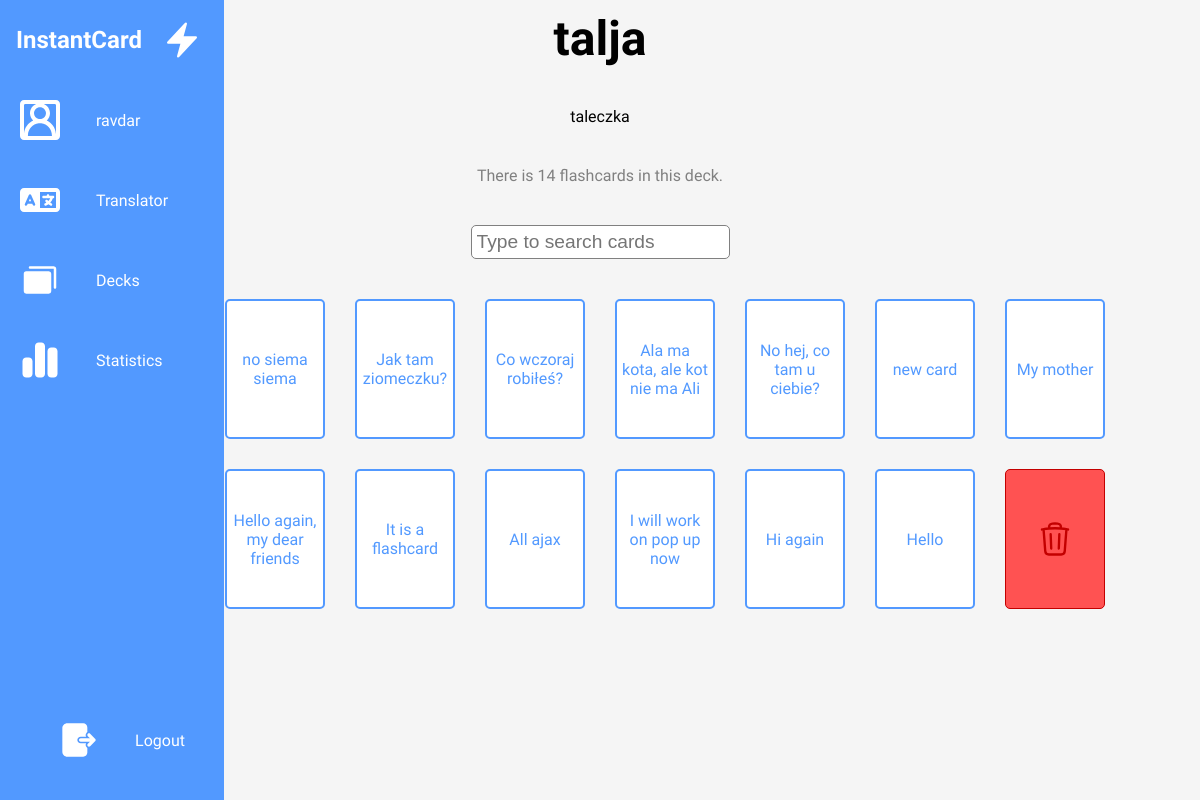
Screenshot of /deck_details/?deck_name=talja (signed in) with the database file from the repository.
### mainapp/models.py (models this page shows, shortened)
class Deck(models.Model):
    name = models.CharField(max_length=140)
    user = models.ForeignKey(User,related_name="decks",on_delete=models.CASCADE)
    description = models.CharField(max_length=300, blank=True, null=True)

class Flashcard(models.Model):
    front = models.CharField(max_length=500)
    back = models.CharField(max_length=500)
    user = models.ForeignKey(User, on_delete=models.CASCADE, related_name="flashcards")
    deck = models.ForeignKey(Deck, related_name="flashcards",on_delete=models.CASCADE)
    from_language = models.ForeignKey(Language, related_name="flashcard_from_language", on_delete=models.PROTECT, blank=True, null=True, default=None)
    to_language = models.ForeignKey(Language, related_name="flashcard_to_language", on_delete=models.PROTECT, blank=True, null=True, default=None)
    winning_streak = models.IntegerField(default=0)
    easiness_factor = models.FloatField(default=2.5)
    interval = models.IntegerField(default=0)
    next_review = models.DateField(default=timezone.now().date())
    last_review = models.DateField(blank=True, null=True, default=None)
    number_of_reviews = models.IntegerField(default=0)
    number_of_agains = models.IntegerField(default=0)
    number_of_hard = models.IntegerField(default=0)
    number_of_good = models.IntegerField(default=0)
    number_of_easy = models.IntegerField(default=0)
    total_time = models.FloatField(default=0) # In seconds

### mainapp/views.py (the view, shortened to what this page needs)
# urls.py: urlpatterns = [path("", views.landing_page, name="landing_page"),path("translator/", views.translator, name="translator"), path("review/", views.review, name="review"), path("users/<str:user_username>
@login_required
def deck_details(request):
    user = request.user
    if request.method == "POST":
        deck_id = request.POST.get("deck_id")
        deck = get_object_or_404(Deck, pk=deck_id)
        deck.delete()
        url = reverse("mainapp:user_profile", kwargs={"user_username": request.user.username})
        return redirect(url)
    else:
        deck_name = request.GET.get("deck_name")
    deck = get_object_or_404(Deck,user=user,name=deck_name)
    return render(request, "mainapp/deck_details.html", {"deck":deck})

### mainapp/templates/mainapp/deck_details.html (shortened to what this page needs)
{% extends "mainapp/user_profile.html" %}
{% load static %}
{% block content %}
<main class="decks-main center">
    <h1 id="deck-name">{{deck.name}}</h1>
    {% if deck.description %}
    <p>{{deck.description}}</p>{% endif %}
    <p class="subtext">There is {{deck.flashcards.all.count}} flashcards in this deck.</p>
    <form id="card-searchbar">
        <input type="text" id="cards-searchbar" placeholder="Type to search cards">
    </form>
    <div class="cards-container">
        <a href="{% url 'mainapp:translator' %}?requested_from=deck_details&deck_name={{ deck.name }}"><button
                id="add-card-button" class="card center">+</button></a>
        {% for card in deck.flashcards.all %}
        <a href="{% url 'mainapp:edit_flashcard' %}?card_id={{ card.id }}" class="card center">{{card.front}}</a>
        {% endfor %}
        <div class="tooltip"> <button class="delete-button card center" type="button"> </button>
        </div>
    </div>
</main>
{% endblock content %}

### mainapp/templates/mainapp/user_profile.html (shortened to what this page needs)
{% load static %}
<!DOCTYPE html>
<html lang="en">
<head>
    <link rel="stylesheet" href="{% static 'styles.css' %}">
</head>
<body>
    <nav class="navbar">
        <ul>
            <li class="logo">
                <a href="#" class="nav-link1">
                    <h2 class="link-text logo-text">InstantCard</h2>
                    <svg xmlns="http://www.w3.org/2000/svg" width="42px"
                    height="42px" fill="currentColor" viewBox="0 0 24 24" stroke-width="1.5" stroke="currentColor" class="w-6 h-6">
      <path stroke-linecap="round" stroke-linejoin="round" d="m3.75 13.5 10.5-11.25L12 10.5h8.25L9.75 21.75 12 13.5H3.75Z" />
    </svg>
                </a>
            </li>
            <li class="nav-item">
                <a href="{% url 'mainapp:user_profile' user.username %}" class="nav-link">
                    <span class="link-text">{{user.username}}</span>
                </a>
            </li>
            <li class="nav-item">
                <a href="{% url 'mainapp:translator' %}" class="nav-link">
                    <span class="link-text">Translator</span>
                </a>
            </li>
            <li class="nav-item">
                <a href="{% url 'mainapp:decks' %}" class="nav-link">
                    <span class="link-text">Decks</span>
                </a>
            </li>
            <li class="nav-item">
                <a href="{% url 'mainapp:hello_visitor' %}" class="nav-link">
                    <span class="link-text">Statistics</span>
                </a>
            </li>
            <li class="nav-item center" id="themeButton">
                <a href="{% url 'users:logout' %}" class="nav-link1">
                    <span class="link-text">Logout</span>
                </a>
            </li>
        </ul>
    </nav>
    {% block content %}{% endblock content %}
</body>
</html>

### mainapp/static/styles.css (style rules this page uses)
:root { --MAIN-BLUE: #5299ff; --LIGHT-BLUE: #8fbeff; --MAIN-RED: #ff5252; --SECOND-RED: #c30000; --MAIN-GREEN: #3ad949; --LIGHTER-BLACK: #575757; --DECK-BLUE: #A3F6FE; --DECK-BLUE-2: #A3CAFE; --DECK-RED: #FEA3A3; --DECK-YELLOW: #FEE5A3; --DECK-YELLOW-2: #FEFBA3; --DECK-GREEN: #1a9f17; --DECK-GREEN-2: #A3FEA3; --DECK-ORANGE: #FEC7A3; --DECK-PURPLE: #BAA3FE; --DECK-PINK: #D7A3FE; --DECK-PINK-2: #FDA3FE; --DECK-AQUA: #A3FEDD; --MAIN-FONT: Gabarito; --PAGE-WIDTH: 1400px; }
* { margin: 0; padding: 0; box-sizing: border-box; }
html { scroll-behavior: smooth; }
body { background-color: whitesmoke; justify-content: space-between; flex-direction: column; min-height: 100vh; display: flex; align-items: center; font-family: var(--MAIN-FONT); }
main { flex-direction: column; }
.center { display: flex; justify-content: center; align-items: center; text-align: center; }
.subtext { color: grey; }
a { text-decoration: none; color: black; transition: all 0.1s ease; }
button { background-color: transparent; border: none; cursor: pointer; font-family: var(--MAIN-FONT); }
h1 { font-family: var(--MAIN-FONT); font-size: 3rem; }
main { flex-direction: column; min-width: 100%; }
.navbar { width: 100vw; height: 5rem; position: fixed; bottom: 0; left: 0; background-color: var(--MAIN-BLUE); z-index: 3; transition: all 300ms linear; }
.navbar ul { list-style: none; display: flex; flex-direction: row; align-items: center; height: 100%; }
.navbar ul li { width: 100%; transition: width 200ms ease-in-out; }
.logo { display: none; }
.navbar a { display: flex; align-items: center; height: 5rem; background-color: var(--MAIN-BLUE); color: white; }
.link-text { display: none; color: white; margin-left: 1rem; }
.nav-link svg, .nav-link1 svg { margin: 0 15px; width: 40px; min-width: 40px; }
.decks-main { gap: 20px; margin-top: 10px; }
.decks-main form { min-width: 300px; }
#decks-searchbar, #cards-searchbar { border-radius: 5px; font-size: 1.2em; padding: 5px; border: 1px solid gray; }
.cards-container { display: grid; gap: 30px; grid-template-columns: repeat(3, 1fr); }
#add-card-button { background-color: var(--LIGHT-BLUE); color: white; font-size: 75px; }
.cards-container button { width: 100px; height: 140px; padding: 30px; }
.card { width: 100px; height: 140px; background-color: white; border: 2px solid var(--MAIN-BLUE); color: var(--MAIN-BLUE); border-radius: 5px; padding: 5px; }
.delete-button, .delete-button-text { border-radius: 5px; padding: 3px; background-color: var(--MAIN-RED); color: var(--SECOND-RED); border: 1px solid var(--SECOND-RED); }
.delete-button { width: 35px; height: 35px; }
form { display: flex; flex-direction: column; align-items: center; }
.tooltip { position: relative; display: inline-block; }
@media screen and (min-width:1000px) { .nav-link svg, .nav-link1 svg { margin: 0 20px; } }
@media screen and (min-width:1000px) { .decks-main { gap: 40px; } }
@media screen and (min-width:1000px) { .navbar { width: 5rem; min-height: 100%; bottom: none; flex-direction: column; } }
@media screen and (min-width:1000px) { .navbar ul { flex-direction: column; } }
@media screen and (min-width:1000px) { .navbar ul li { justify-content: flex-start; } }
@media screen and (min-width:1000px) { .logo { display: block; } }
@media screen and (min-width:1000px) { .navbar ul li:last-child { margin-top: auto; justify-content: center; margin-bottom: 20px; } }
@media screen and (min-width:1000px) { .cards-container { grid-template-columns: repeat(8, 1fr); } }

### rows the page displays
Deck: name "talja", description "taleczka", flashcards.all.count "14"
Flashcard: front "no siema siema"
Flashcard: front "Jak tam ziomeczku?"
Flashcard: front "Co wczoraj robiłeś?"
Flashcard: front "Ala ma kota, ale kot nie ma Ali"
Flashcard: front "No hej, co tam u ciebie?"
Flashcard: front "new card"
Flashcard: front "My mother"
Flashcard: front "Hello again, my dear friends"
Flashcard: front "It is a flashcard"
Flashcard: front "All ajax"
Flashcard: front "I will work on pop up now"
Flashcard: front "Hi again"
Flashcard: front "Hello"

### other values shown
{{ user.username }} "ravdar"
